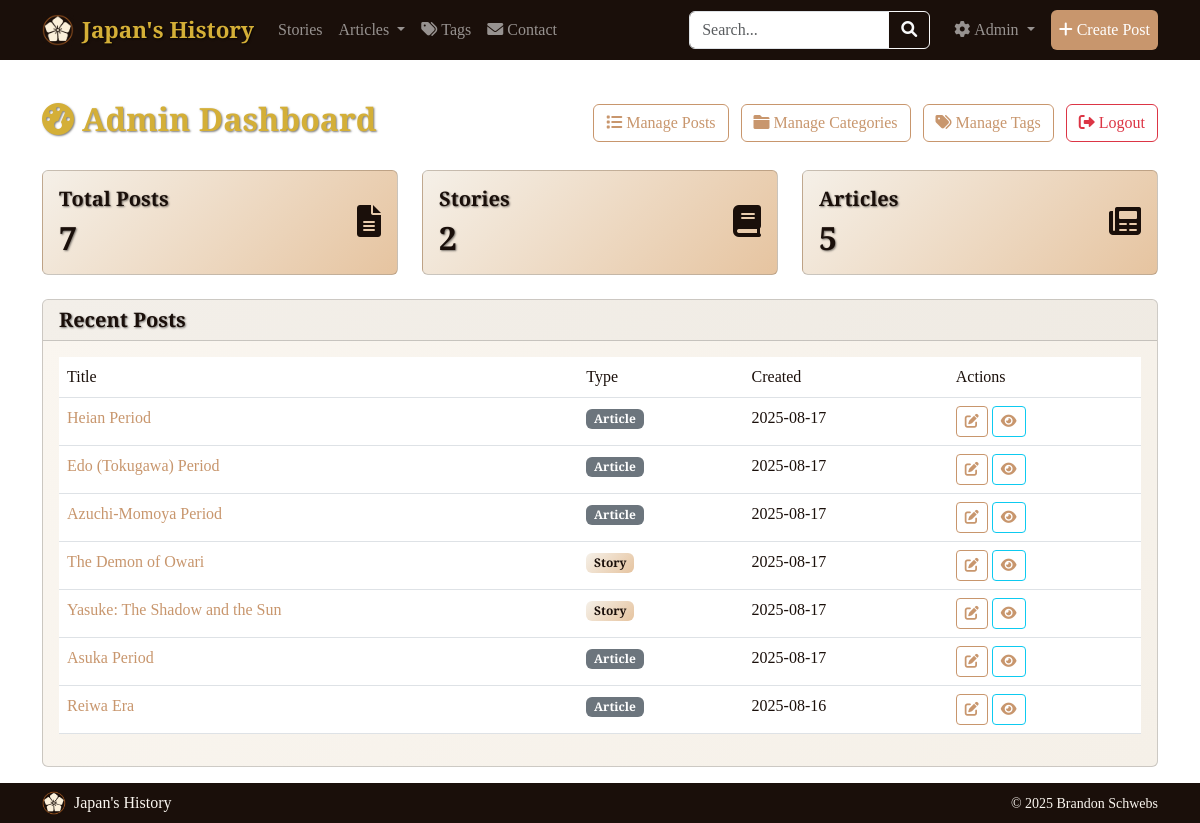
The page /admin (signed in) on the database its author committed.
### tables this page shows
CREATE TABLE posts (
            id INTEGER PRIMARY KEY AUTOINCREMENT,
            title TEXT NOT NULL,
            content TEXT NOT NULL,
            excerpt TEXT,
            image_filename TEXT,
            post_type TEXT NOT NULL DEFAULT 'article',
            created_at TIMESTAMP DEFAULT CURRENT_TIMESTAMP,
            updated_at TIMESTAMP DEFAULT CURRENT_TIMESTAMP
        , featured BOOLEAN DEFAULT 0, slug TEXT, image_position_x TEXT DEFAULT "center", image_position_y TEXT DEFAULT "center", category_id INTEGER REFERENCES categories(id) ON DELETE SET NULL);

### routes/admin.py (the view)
@admin.route('/admin')
@admin_required
def admin_dashboard():
    posts = PostModel.get_all_posts()
    stats = AdminModel.get_post_statistics()
    return render_template('admin/dashboard.html', posts=posts, stats=stats)

### forms.py
class SearchForm(FlaskForm):
    query = StringField('Search', validators=[Length(max=200)], render_kw={"placeholder": "Search posts..."})
    submit = SubmitField('Search')

### models.py (called while the page is built)
def get_db():
    db = getattr(g, '_database', None)
    if db is None:
        db = g._database = sqlite3.connect(current_app.config['DATABASE'])
        db.row_factory = sqlite3.Row
    return db

    @staticmethod
    def get_all_posts(limit=None):
        db = get_db()
        query = 'SELECT * FROM posts ORDER BY created_at DESC'
        if limit:
            query += f' LIMIT {limit}'
        return db.execute(query).fetchall()

    @staticmethod
    def get_all_categories():
        db = get_db()
        return db.execute('''
            SELECT c.*, COUNT(p.id) as post_count
            FROM categories c
            LEFT JOIN posts p ON c.id = p.category_id AND p.post_type = 'article'
            GROUP BY c.id
            ORDER BY c.name
        ''').fetchall()

    @staticmethod
    def get_post_statistics():
        db = get_db()
        posts = PostModel.get_all_posts()
        return {
            'total_posts': len(posts),
            'total_stories': len([p for p in posts if p['post_type'] == 'story']),
            'total_articles': len([p for p in posts if p['post_type'] == 'article'])
        }

### routes/main.py (called while the page is built)
@main.app_context_processor
def inject_template_vars():
    all_categories = CategoryModel.get_all_categories()
    categories_with_articles = [cat for cat in all_categories if cat['post_count'] > 0]
    return {
        'is_admin_logged_in': is_admin_logged_in(),
        'categories': categories_with_articles
    }

### routes/search.py (called while the page is built)
@search.app_context_processor
def inject_search_form():
    return {'search_form': SearchForm(), 'is_admin_logged_in': is_admin_logged_in()}

### utils.py (called while the page is built)
def admin_required(f):
    @wraps(f)
    def decorated_function(*args, **kwargs):
        if not session.get('admin_logged_in'):
            flash('Admin access required.', 'error')
            return redirect(url_for('auth.admin_login'))
        return f(*args, **kwargs)
    return decorated_function

def is_admin_logged_in():
    return session.get('admin_logged_in', False)

### templates/admin/dashboard.html (shortened to what this page needs)
{% extends "base.html" %}
{% block content %}
<div class="row">
    <div class="col-12">
        <div class="d-flex justify-content-between align-items-center mb-4">
            <h2><i class="fas fa-tachometer-alt me-2"></i>Admin Dashboard</h2>
            <div>
                <a href="{{ url_for('admin.admin_posts') }}" class="btn btn-outline-primary me-2">
                    <i class="fas fa-list me-1"></i>Manage Posts
                </a>
                <a href="{{ url_for('admin.admin_categories') }}" class="btn btn-outline-primary me-2">
                    <i class="fas fa-folder me-1"></i>Manage Categories
                </a>
                <a href="{{ url_for('admin.admin_tags') }}" class="btn btn-outline-primary me-2">
                    <i class="fas fa-tags me-1"></i>Manage Tags
                </a>
                <a href="{{ url_for('auth.admin_logout') }}" class="btn btn-outline-danger">
                    <i class="fas fa-sign-out-alt me-1"></i>Logout
                </a>
            </div>
        </div>
    </div>
</div>
<div class="row mb-4">
    <div class="col-md-4">
        <div class="card bg-primary text-white">
            <div class="card-body">
                <div class="d-flex align-items-center">
                    <div class="flex-grow-1">
                        <h5 class="card-title">Total Posts</h5>
                        <h2 class="mb-0">{{ stats.total_posts }}</h2>
                    </div>
                    <div class="flex-shrink-0">
                        <i class="fas fa-file-alt fa-2x"></i>
                    </div>
                </div>
            </div>
        </div>
    </div>
    <div class="col-md-4">
        <div class="card bg-success text-white">
            <div class="card-body">
                <div class="d-flex align-items-center">
                    <div class="flex-grow-1">
                        <h5 class="card-title">Stories</h5>
                        <h2 class="mb-0">{{ stats.total_stories }}</h2>
                    </div>
                    <div class="flex-shrink-0">
                        <i class="fas fa-book fa-2x"></i>
                    </div>
                </div>
            </div>
        </div>
    </div>
    <div class="col-md-4">
        <div class="card bg-info text-white">
            <div class="card-body">
                <div class="d-flex align-items-center">
                    <div class="flex-grow-1">
                        <h5 class="card-title">Articles</h5>
                        <h2 class="mb-0">{{ stats.total_articles }}</h2>
                    </div>
                    <div class="flex-shrink-0">
                        <i class="fas fa-newspaper fa-2x"></i>
                    </div>
                </div>
            </div>
        </div>
    </div>
</div>
<div class="row">
    <div class="col-12">
        <div class="card">
            <div class="card-header">
                <h5 class="mb-0">Recent Posts</h5>
            </div>
            <div class="card-body">
                {% if posts %}
                    <div class="table-responsive">
                        <table class="table table-hover">
                            <thead>
                                <tr>
                                    <th>Title</th>
                                    <th>Type</th>
                                    <th>Created</th>
                                    <th>Actions</th>
                                </tr>
                            </thead>
                            <tbody>
                                {% for post in posts[:10] %}
                                <tr>
                                    <td>
                                        <a href="{{ url_for('posts.view_post_by_slug', slug=post.slug) if post.slug else url_for('posts.view_post', post_id=post.id) }}" class="text-decoration-none">
                                            {{ post.title }}
                                        </a>
                                    </td>
                                    <td>
                                        <span class="badge bg-{{ 'primary' if post.post_type == 'story' else 'secondary' }}">
                                            {{ post.post_type.title() }}
                                        </span>
                                    </td>
                                    <td>{{ post.created_at[:10] }}</td>
                                    <td>
                                        <a href="{{ url_for('posts.edit_post', post_id=post.id) }}" class="btn btn-sm btn-outline-primary">
                                            <i class="fas fa-edit"></i>
                                        </a>
                                        <a href="{{ url_for('posts.view_post_by_slug', slug=post.slug) if post.slug else url_for('posts.view_post', post_id=post.id) }}" class="btn btn-sm btn-outline-info">
                                            <i class="fas fa-eye"></i>
                                        </a>
                                    </td>
                                </tr>
                                {% endfor %}
                            </tbody>
                        </table>
                    </div>
                {% else %}
                    <p class="text-muted">No posts found.</p>
                {% endif %}
            </div>
        </div>
    </div>
</div>
{% endblock %}

### rows shown on the page
posts: title "Heian Period", post_type "Article", created_at "2025-08-17"
posts: title "Edo (Tokugawa) Period", post_type "Article", created_at "2025-08-17"
posts: title "Azuchi-Momoya Period", post_type "Article", created_at "2025-08-17"
posts: title "The Demon of Owari", post_type "Story", created_at "2025-08-17"
posts: title "Yasuke: The Shadow and the Sun", post_type "Story", created_at "2025-08-17"
posts: title "Asuka Period", post_type "Article", created_at "2025-08-17"
posts: title "Reiwa Era", post_type "Article", created_at "2025-08-16"

### other values the page prints
{{ stats.total_posts }} "7"
{{ stats.total_stories }} "2"
{{ stats.total_articles }} "5"
